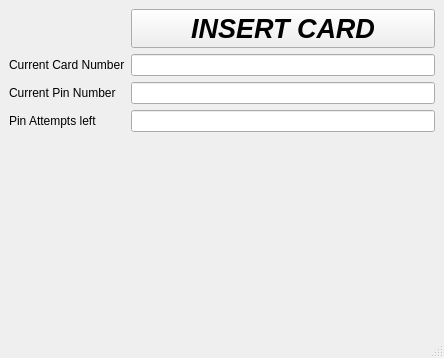
<?xml version="1.0" encoding="UTF-8"?>
<ui version="4.0">
 <class>MainWindow</class>
 <widget class="QMainWindow" name="MainWindow">
  <property name="geometry">
   <rect>
    <x>0</x>
    <y>0</y>
    <width>444</width>
    <height>358</height>
   </rect>
  </property>
  <property name="windowTitle">
   <string>MainWindow</string>
  </property>
  <widget class="QWidget" name="centralwidget">
   <layout class="QHBoxLayout" name="horizontalLayout">
    <item>
     <layout class="QVBoxLayout" name="verticalLayout">
      <item>
       <layout class="QFormLayout" name="formLayout">
        <item row="0" column="1">
         <widget class="QPushButton" name="pushButton">
          <property name="font">
           <font>
            <pointsize>20</pointsize>
            <italic>true</italic>
            <bold>true</bold>
           </font>
          </property>
          <property name="text">
           <string>INSERT CARD</string>
          </property>
         </widget>
        </item>
        <item row="1" column="0">
         <widget class="QLabel" name="label">
          <property name="text">
           <string>Current Card Number</string>
          </property>
         </widget>
        </item>
        <item row="1" column="1">
         <widget class="QLineEdit" name="cardNumberLineEdit"/>
        </item>
        <item row="2" column="0">
         <widget class="QLabel" name="label_2">
          <property name="text">
           <string>Current Pin Number</string>
          </property>
         </widget>
        </item>
        <item row="2" column="1">
         <widget class="QLineEdit" name="pinNumberLineEdit"/>
        </item>
        <item row="3" column="0">
         <widget class="QLabel" name="label_3">
          <property name="text">
           <string>Pin Attempts left</string>
          </property>
         </widget>
        </item>
        <item row="3" column="1">
         <widget class="QLineEdit" name="pinAttemptsLineEdit"/>
        </item>
       </layout>
      </item>
     </layout>
    </item>
   </layout>
  </widget>
  <widget class="QMenuBar" name="menubar">
   <property name="geometry">
    <rect>
     <x>0</x>
     <y>0</y>
     <width>444</width>
     <height>17</height>
    </rect>
   </property>
  </widget>
  <widget class="QStatusBar" name="statusbar"/>
 </widget>
 <resources/>
 <connections/>
</ui>
